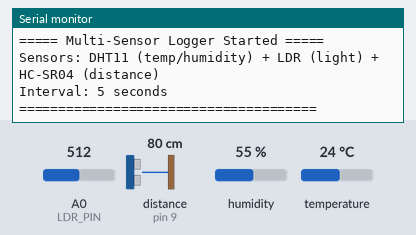
Simulated run of this sketch. Board: Arduino Uno, built with avr-gcc and run on an emulated ATmega328P. Parts: the last lines printed to the serial monitor. Inputs (shaded band) come from the test bench; at power-on: A0 (LDR_PIN) = 512, distance to the obstacle (sensor on pin 9) 80 cm, humidity 55 %, temperature 24 °C. The echo pulse lasts 58.3 µs per cm.

Above: at 1.3 s.
1.4 s: A0 (LDR_PIN) set to 65
At 5.8 s:
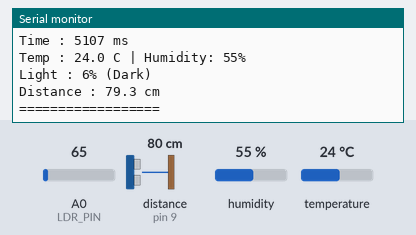
8.9 s: A0 (LDR_PIN) set to 306
At 10.8 s:
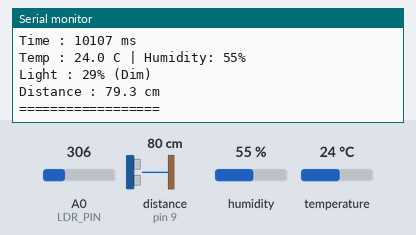
16.7 s: A0 (LDR_PIN) set to 992
At 20.9 s:
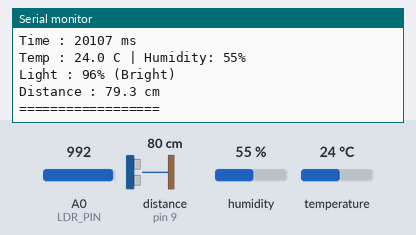
26.7 s: distance to the obstacle (sensor on pin 9) set to 2 cm
At 30.8 s:
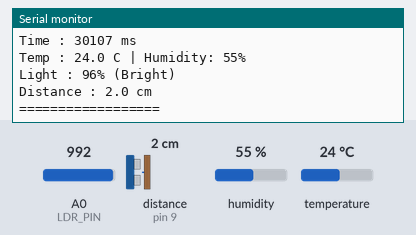
34.2 s: humidity set to 22 %
41.7 s: temperature set to 12 °C
Timing chart, 0 to 44.7 s (numbered marks = the images above; inputs shaded):
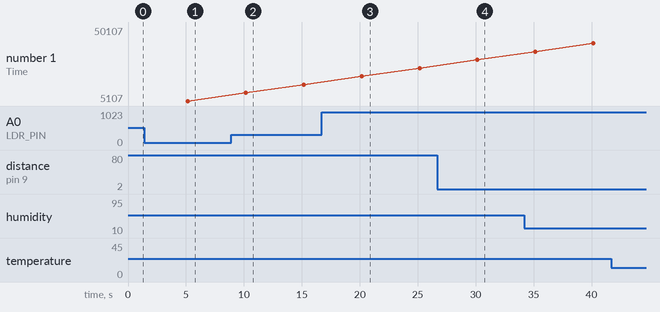

The sketch:

q24.ino
```cpp
#include "DHT.h"
#include <Arduino.h>

// DHT sensor configuration
#define DHTPIN 2
#define DHTTYPE DHT11
DHT dht(DHTPIN, DHTTYPE);

// Pin definitions
const int LDR_PIN = A0;
const int HC_TRIG = 8;
const int HC_ECHO = 9;

// Timing
const unsigned long READ_INTERVAL = 5000;
unsigned long last_read_time = 0;

void setup() {
  // Initialize pins
  pinMode(LDR_PIN, INPUT);
  pinMode(HC_TRIG, OUTPUT);
  pinMode(HC_ECHO, INPUT);

  // Initialize DHT
  dht.begin();

  // Initialize Serial
  Serial.begin(9600);
  Serial.println("===== Multi-Sensor Logger Started =====");
  Serial.println("Sensors: DHT11 (temp/humidity) + LDR (light) + HC-SR04 (distance)");
  Serial.println("Interval: 5 seconds");
  Serial.println("======================================");

  last_read_time = millis();
}

void loop() {
  unsigned long current_time = millis();

  if ((current_time - last_read_time) >= READ_INTERVAL) {
    last_read_time = current_time;

    // === READ DHT11 ===
    float humidity = dht.readHumidity();
    float temp_c = dht.readTemperature();

    // === READ LDR ===
    int ldr_raw = analogRead(LDR_PIN);
    int light_percent = map(ldr_raw, 0, 1023, 0, 100);
    const char* light_label;
    if (light_percent > 75) {
      light_label = "Bright";
    } else if (light_percent >= 25) {
      light_label = "Dim";
    } else {
      light_label = "Dark";
    }

    // === READ HC-SR04 ===
    float distance = measure_distance();

    // === OUTPUT FORMATTED BLOCK ===
    Serial.println("=== SENSOR LOG ===");
    Serial.print("Time : ");
    Serial.print(current_time);
    Serial.println(" ms");

    if (!isnan(temp_c) && !isnan(humidity)) {
      Serial.print("Temp : ");
      Serial.print(temp_c, 1);
      Serial.print(" C | Humidity: ");
      Serial.print(humidity, 0);
      Serial.println("%");
    } else {
      Serial.println("Temp : ERROR");
    }

    Serial.print("Light : ");
    Serial.print(light_percent);
    Serial.print("% (");
    Serial.print(light_label);
    Serial.println(")");

    if (distance > 0) {
      Serial.print("Distance : ");
      Serial.print(distance, 1);
      Serial.println(" cm");
    } else {
      Serial.println("Distance : ERROR");
    }

    Serial.println("==================");
  }
}

// Helper function: Measure HC-SR04 distance
float measure_distance() {
  // Send 10µs pulse to trigger
  digitalWrite(HC_TRIG, LOW);
  delayMicroseconds(2);
  digitalWrite(HC_TRIG, HIGH);
  delayMicroseconds(10);
  digitalWrite(HC_TRIG, LOW);

  // Measure echo pulse duration
  unsigned long duration = pulseIn(HC_ECHO, HIGH, 30000);

  if (duration == 0) {
    return -1;  // Timeout/error
  }

  // Distance = (duration * 0.034) / 2
  return (duration * 0.034) / 2.0;
}
```

Measured:
- after the input at 1.4 s, the serial monitor: prints a new line after 3.8 s (image 1)
- after the input at 8.9 s, the serial monitor: prints a new line after 1.3 s (image 2)
- after the input at 16.7 s, the serial monitor: prints a new line after 3.5 s (image 3)
- after the input at 26.7 s, the serial monitor: prints a new line after 3.5 s (image 4)
